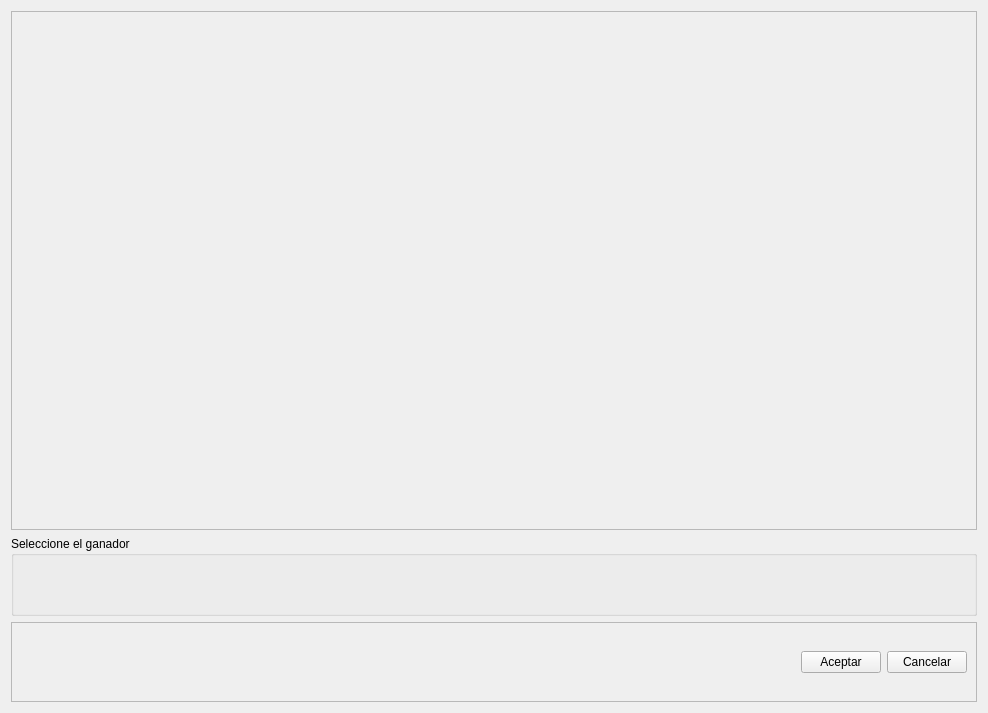
<?xml version="1.0" encoding="UTF-8"?>
<ui version="4.0">
 <class>Form</class>
 <widget class="QWidget" name="Form">
  <property name="geometry">
   <rect>
    <x>0</x>
    <y>0</y>
    <width>988</width>
    <height>713</height>
   </rect>
  </property>
  <property name="windowTitle">
   <string>Actualizar Torneo</string>
  </property>
  <layout class="QVBoxLayout" name="verticalLayout" stretch="1,0,0">
   <item>
    <widget class="QFrame" name="spots_container">
     <property name="frameShape">
      <enum>QFrame::StyledPanel</enum>
     </property>
     <property name="frameShadow">
      <enum>QFrame::Raised</enum>
     </property>
    </widget>
   </item>
   <item>
    <widget class="QGroupBox" name="checks_container">
     <property name="minimumSize">
      <size>
       <width>0</width>
       <height>80</height>
      </size>
     </property>
     <property name="title">
      <string>Seleccione el ganador</string>
     </property>
    </widget>
   </item>
   <item>
    <widget class="QFrame" name="frame_3">
     <property name="minimumSize">
      <size>
       <width>0</width>
       <height>80</height>
      </size>
     </property>
     <property name="frameShape">
      <enum>QFrame::StyledPanel</enum>
     </property>
     <property name="frameShadow">
      <enum>QFrame::Raised</enum>
     </property>
     <layout class="QHBoxLayout" name="horizontalLayout">
      <item>
       <spacer name="horizontalSpacer">
        <property name="orientation">
         <enum>Qt::Horizontal</enum>
        </property>
        <property name="sizeHint" stdset="0">
         <size>
          <width>40</width>
          <height>20</height>
         </size>
        </property>
       </spacer>
      </item>
      <item>
       <widget class="QPushButton" name="accept_btn">
        <property name="cursor">
         <cursorShape>PointingHandCursor</cursorShape>
        </property>
        <property name="text">
         <string>Aceptar</string>
        </property>
       </widget>
      </item>
      <item>
       <widget class="QPushButton" name="pushButton_2">
        <property name="cursor">
         <cursorShape>PointingHandCursor</cursorShape>
        </property>
        <property name="text">
         <string>Cancelar</string>
        </property>
       </widget>
      </item>
     </layout>
    </widget>
   </item>
  </layout>
 </widget>
 <resources/>
 <connections/>
</ui>
